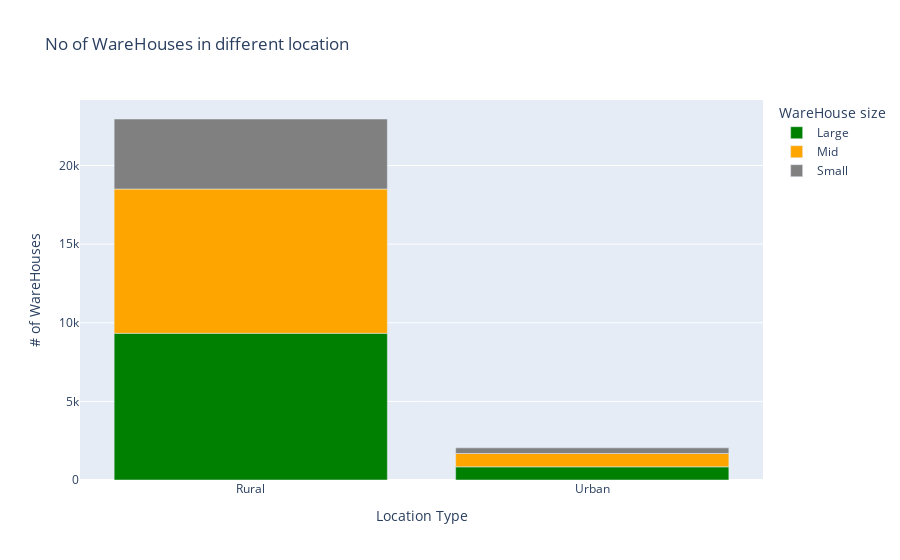

The notebook cell this image was saved under:
### Code cell
fig = px.bar(loc_df, x="Location Type", y="# of WareHouses", color="WareHouse size", title="No of WareHouses in different location",
            color_discrete_sequence=["green","orange", "grey" ])
fig.show()

### Figure 1 — Plotly figure (JSON) as saved in the notebook; plotly's stock layout.template omitted (floating-point values rounded to 4 significant figures)
{"data": [{"alignmentgroup": "True", "hovertemplate": "WareHouse size=Large<br>Location Type=%{x}<br># of WareHouses=%{y}<extra></extra>", "legendgroup": "Large", "marker": {"color": "green", "pattern": {"shape": ""}}, "name": "Large", "offsetgroup": "Large", "orientation": "v", "showlegend": true, "textposition": "auto", "type": "bar", "x": ["Rural", "Urban"], "xaxis": "x", "y": [9331, 838], "yaxis": "y"}, {"alignmentgroup": "True", "hovertemplate": "WareHouse size=Mid<br>Location Type=%{x}<br># of WareHouses=%{y}<extra></extra>", "legendgroup": "Mid", "marker": {"color": "orange", "pattern": {"shape": ""}}, "name": "Mid", "offsetgroup": "Mid", "orientation": "v", "showlegend": true, "textposition": "auto", "type": "bar", "x": ["Rural", "Urban"], "xaxis": "x", "y": [9172, 848], "yaxis": "y"}, {"alignmentgroup": "True", "hovertemplate": "WareHouse size=Small<br>Location Type=%{x}<br># of WareHouses=%{y}<extra></extra>", "legendgroup": "Small", "marker": {"color": "grey", "pattern": {"shape": ""}}, "name": "Small", "offsetgroup": "Small", "orientation": "v", "showlegend": true, "textposition": "auto", "type": "bar", "x": ["Rural", "Urban"], "xaxis": "x", "y": [4454, 357], "yaxis": "y"}], "layout": {"barmode": "relative", "legend": {"title": {"text": "WareHouse size"}, "tracegroupgap": 0}, "title": {"text": "No of WareHouses in different location"}, "xaxis": {"anchor": "y", "domain": [0, 1], "title": {"text": "Location Type"}}, "yaxis": {"anchor": "x", "domain": [0, 1], "title": {"text": "# of WareHouses"}}}}
